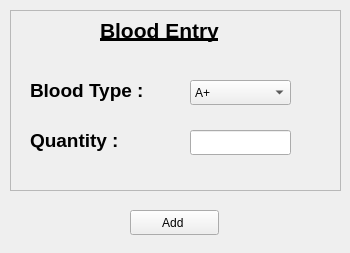
<?xml version="1.0" encoding="UTF-8"?>
<ui version="4.0">
 <class>bloodentry</class>
 <widget class="QWidget" name="bloodentry">
  <property name="windowModality">
   <enum>Qt::ApplicationModal</enum>
  </property>
  <property name="geometry">
   <rect>
    <x>0</x>
    <y>0</y>
    <width>350</width>
    <height>253</height>
   </rect>
  </property>
  <property name="windowTitle">
   <string>Blood Entry</string>
  </property>
  <widget class="QFrame" name="frame">
   <property name="geometry">
    <rect>
     <x>10</x>
     <y>10</y>
     <width>331</width>
     <height>181</height>
    </rect>
   </property>
   <property name="frameShape">
    <enum>QFrame::StyledPanel</enum>
   </property>
   <property name="frameShadow">
    <enum>QFrame::Raised</enum>
   </property>
   <widget class="QLabel" name="bloodEntry">
    <property name="geometry">
     <rect>
      <x>90</x>
      <y>0</y>
      <width>191</width>
      <height>41</height>
     </rect>
    </property>
    <property name="styleSheet">
     <string notr="true">font-size:14pt;
font-weight: bold;</string>
    </property>
    <property name="text">
     <string>&lt;html&gt;&lt;head/&gt;&lt;body&gt;&lt;p&gt;&lt;span style=&quot; font-size:16pt; text-decoration: underline;&quot;&gt;Blood Entry&lt;/span&gt;&lt;/p&gt;&lt;/body&gt;&lt;/html&gt;</string>
    </property>
   </widget>
   <widget class="QLabel" name="bloodTypeLabel">
    <property name="geometry">
     <rect>
      <x>20</x>
      <y>60</y>
      <width>151</width>
      <height>41</height>
     </rect>
    </property>
    <property name="styleSheet">
     <string notr="true">font-size:14pt;
font-weight: bold;</string>
    </property>
    <property name="text">
     <string>&lt;html&gt;&lt;head/&gt;&lt;body&gt;&lt;p&gt;Blood Type :&lt;/p&gt;&lt;/body&gt;&lt;/html&gt;</string>
    </property>
   </widget>
   <widget class="QLabel" name="quantityLabel">
    <property name="geometry">
     <rect>
      <x>20</x>
      <y>110</y>
      <width>151</width>
      <height>41</height>
     </rect>
    </property>
    <property name="styleSheet">
     <string notr="true">font-size:14pt;
font-weight: bold;</string>
    </property>
    <property name="text">
     <string>&lt;html&gt;&lt;head/&gt;&lt;body&gt;&lt;p&gt;Quantity :&lt;/p&gt;&lt;/body&gt;&lt;/html&gt;</string>
    </property>
   </widget>
   <widget class="QLineEdit" name="quantity">
    <property name="geometry">
     <rect>
      <x>180</x>
      <y>120</y>
      <width>101</width>
      <height>25</height>
     </rect>
    </property>
   </widget>
   <widget class="QComboBox" name="bloodTypeComboBox">
    <property name="geometry">
     <rect>
      <x>180</x>
      <y>70</y>
      <width>101</width>
      <height>25</height>
     </rect>
    </property>
    <item>
     <property name="text">
      <string>A+</string>
     </property>
    </item>
    <item>
     <property name="text">
      <string>A-</string>
     </property>
    </item>
    <item>
     <property name="text">
      <string>B+</string>
     </property>
    </item>
    <item>
     <property name="text">
      <string>B-</string>
     </property>
    </item>
    <item>
     <property name="text">
      <string>AB+</string>
     </property>
    </item>
    <item>
     <property name="text">
      <string>AB_</string>
     </property>
    </item>
    <item>
     <property name="text">
      <string>O+</string>
     </property>
    </item>
    <item>
     <property name="text">
      <string>O-</string>
     </property>
    </item>
   </widget>
  </widget>
  <widget class="QPushButton" name="addButton">
   <property name="geometry">
    <rect>
     <x>130</x>
     <y>210</y>
     <width>89</width>
     <height>25</height>
    </rect>
   </property>
   <property name="text">
    <string>Add </string>
   </property>
  </widget>
 </widget>
 <resources/>
 <connections/>
</ui>
